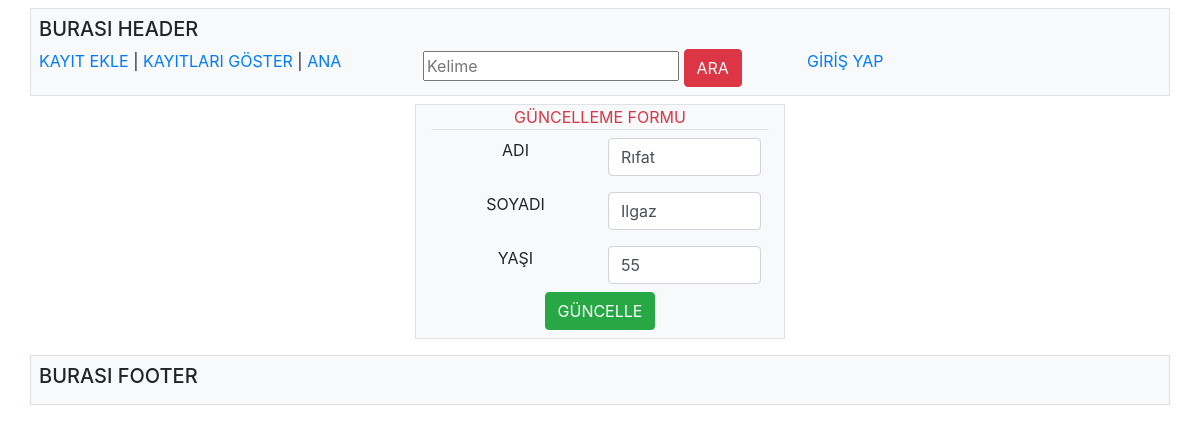
Page /mvcproje/kayit/kayitguncelle/3 on the committed database.
### tables this page shows
CREATE TABLE IF NOT EXISTS `ogrenci` (
  `id` int(11) NOT NULL AUTO_INCREMENT,
  `ad` varchar(50) NOT NULL,
  `soyad` varchar(100) NOT NULL,
  `yas` varchar(3) NOT NULL,
  PRIMARY KEY (`id`)
);

### mvcproje/libs/View.php (called while the page is built)
<?php
class  View {
	public function goster ($dosyaad,$data=null,$yonlen=null) {
		require 'views/'.$dosyaad.'.php';
	}
}
?>

### mvcproje/controllers/kayit.php (called while the page is built, shortened)
<?php
class kayit extends Controller  {
	function kayitguncelle($id) {
	$sonuc=$this->model->listeleme("ogrenci","where id=".$id);
	$this->view->goster("form/guncelle",$sonuc);
	}
}
?>

### mvcproje/index.php (called while the page is built, shortened)
<?php
spl_autoload_register(function ($className)
{
	$dosyayolu=__DIR__.'/libs/'.$className.'.php';
});
require 'config/database.php';
$boots= new boots;
?>

### mvcproje/libs/Database.php (called while the page is built, shortened)
<?php
class Database extends PDO {
	function listele($tabloisim,$kosul=false) {
		if ($kosul==false) :
		$sorgum="select * from ".$tabloisim;
		else:
		$sorgum="select * from ".$tabloisim." ".$kosul;
		endif;
		$son=$this->prepare($sorgum);
		$son->execute();
		return $son->fetchAll();
	}
}
?>

### mvcproje/model/kayit_model.php (called while the page is built, shortened)
<?php
class kayit_model extends Model {
	function listeleme($tabload,$kosul) {
		return $this->db->listele($tabload,$kosul);
	}
}
?>

### mvcproje/libs/Controller.php (called while the page is built, shortened)
<?php
class  Controller {
	public function Modelyukle($name) {
		$yol='model/'.$name.'_model.php';
		if (file_exists($yol)) :
		$this->model= new $modelsinifName();
		endif;
	}
}
?>

### mvcproje/libs/Model.php (called while the page is built)
<?php
class  Model  {
	function __construct() {
		$this->db= new Database();
	}
}
?>

### mvcproje/views/form/guncelle.php (the view, shortened to what this page needs)
<?php require 'views/header.php'; ?>
 <div class="col-lg-12 text-center">
 <?php
 		   foreach ($data as $value) :
			  $ad=$value["ad"];
			  $soyad=$value["soyad"];
			  $yas=$value["yas"];
			   endforeach;
 ?>
    	<div class="row col-lg-4 mx-auto m-2 border bg-light">
        	   <div class="col-lg-12 border-bottom text-danger"> GÜNCELLEME FORMU</div>
        	<div class="col-lg-6 p-2">ADI </div>
       		 <div class="col-lg-6 p-2"><form action="<?php echo URL; ?>/kayit/guncelleson" method="post">
             <input type="text" name="ad"   class="form-control" value="<?php echo $ad; ?>"/> </div>
             <div class="col-lg-6 p-2">SOYADI </div>
       		 <div class="col-lg-6 p-2">
             <input type="text" name="soyad"   class="form-control" value="<?php echo $soyad; ?>"/> </div>
             <div class="col-lg-6 p-2">YAŞI </div>
       		 <div class="col-lg-6 p-2">
             <input type="text" name="yas"   class="form-control" value="<?php echo $yas; ?>"/>
              </div>
             <div class="col-lg-12"> <input type="submit" name="buton" value="GÜNCELLE"  class="btn btn-success mb-2"  /></div>
        </div>
  </div>
<?php require 'views/footer.php'; ?>

### rows in the picture
ogrenci: ad "Rıfat", soyad "Ilgaz", yas "55"
